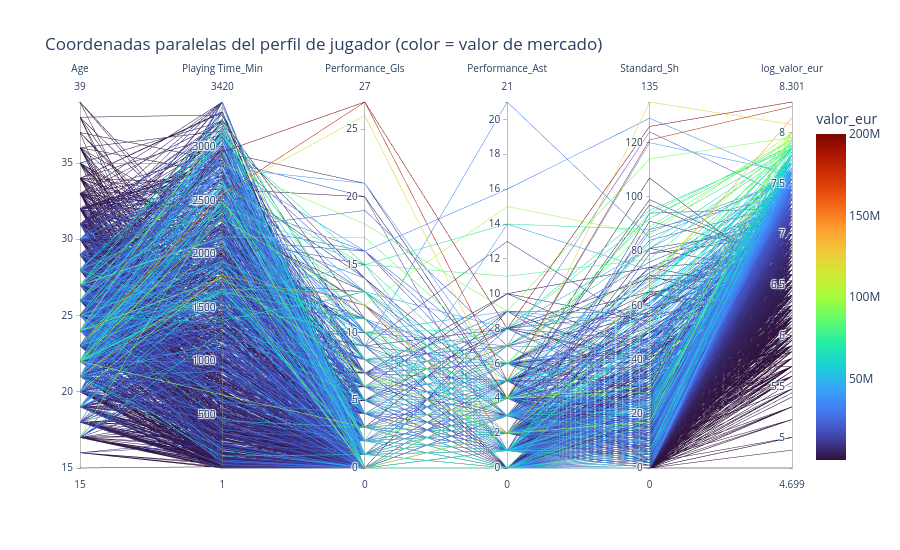

This figure's notebook cell:
### Code cell
pc_feats = ['Age', 'Playing Time_Min', 'Performance_Gls', 'Performance_Ast', 'Standard_Sh', 'log_valor_eur']
sample_pc = df_model[pc_feats + ['valor_eur']].sample(1500, random_state=RANDOM_STATE)
fig = px.parallel_coordinates(sample_pc, dimensions=pc_feats, color='valor_eur',
                               color_continuous_scale='Turbo',
                               title='Coordenadas paralelas del perfil de jugador (color = valor de mercado)')
fig.update_layout(height=550)
fig

### Figure 1 — Plotly figure (JSON) as saved in the notebook; plotly's stock layout.template omitted (floating-point values rounded to 4 significant figures; data arrays with more than 128 entries replaced by an {"elided": "..."} marker saying what was removed)
{"data": [{"dimensions": [{"label": "Age", "values": {"elided": "1500 float values"}}, {"label": "Playing Time_Min", "values": {"elided": "1500 int values"}}, {"label": "Performance_Gls", "values": {"elided": "1500 int values"}}, {"label": "Performance_Ast", "values": {"elided": "1500 int values"}}, {"label": "Standard_Sh", "values": {"elided": "1500 int values"}}, {"label": "log_valor_eur", "values": {"elided": "1500 float values"}}], "domain": {"x": [0, 1], "y": [0, 1]}, "line": {"color": {"elided": "1500 float values"}, "coloraxis": "coloraxis"}, "name": "", "type": "parcoords"}], "layout": {"coloraxis": {"autocolorscale": false, "colorbar": {"title": {"text": "valor_eur"}}, "colorscale": [[0, "#30123b"], [0.07143, "#4145ab"], [0.1429, "#4675ed"], [0.2143, "#39a2fc"], [0.2857, "#1bcfd4"], [0.3571, "#24eca6"], [0.4286, "#61fc6c"], [0.5, "#a4fc3b"], [0.5714, "#d1e834"], [0.6429, "#f3c63a"], [0.7143, "#fe9b2d"], [0.7857, "#f36315"], [0.8571, "#d93806"], [0.9286, "#b11901"], [1, "#7a0402"]]}, "height": 550, "legend": {"tracegroupgap": 0}, "title": {"text": "Coordenadas paralelas del perfil de jugador (color = valor de mercado)"}}}
